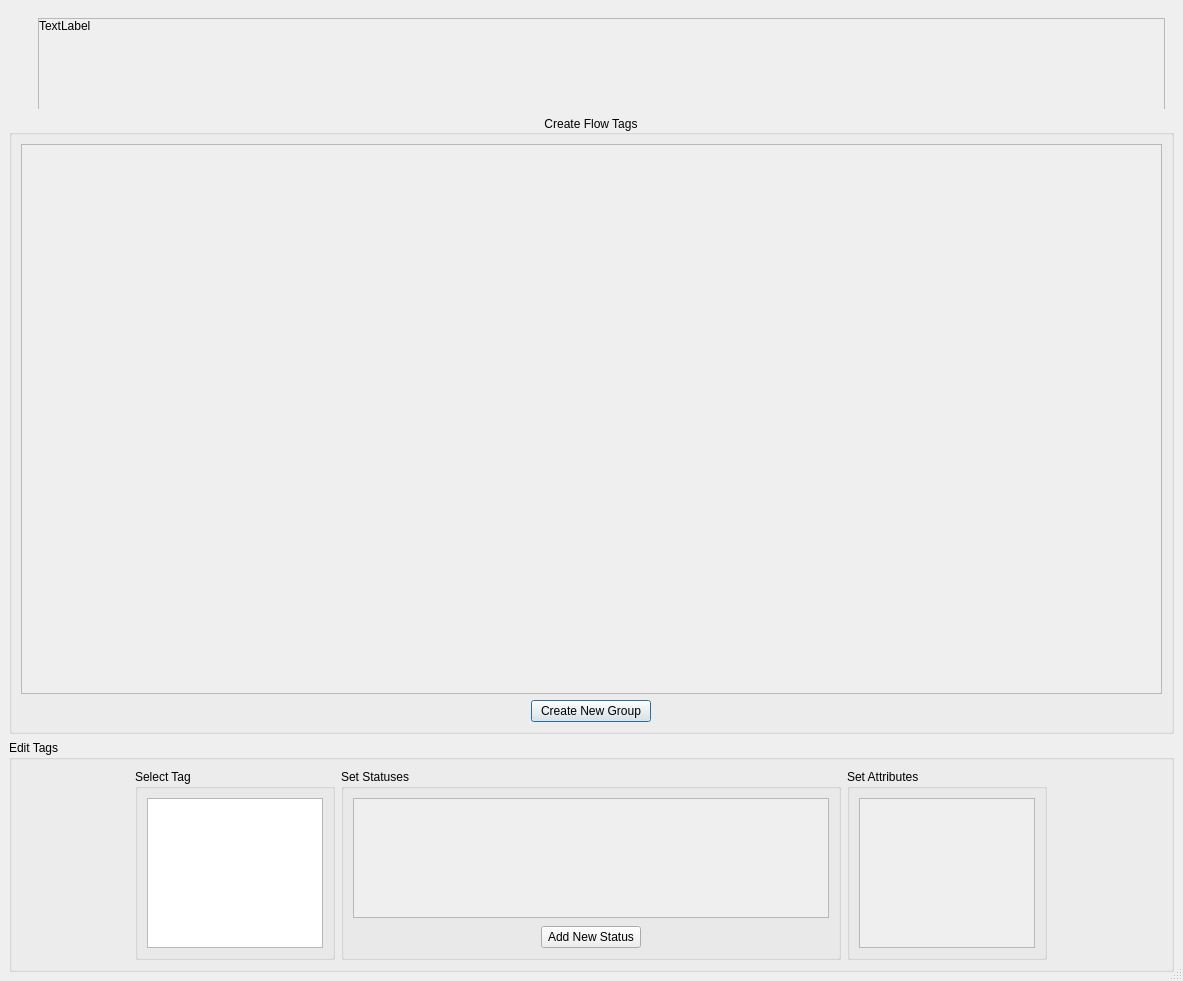
<?xml version="1.0" encoding="UTF-8"?>
<ui version="4.0">
 <class>Form</class>
 <widget class="QDialog" name="Form">
  <property name="windowModality">
   <enum>Qt::ApplicationModal</enum>
  </property>
  <property name="geometry">
   <rect>
    <x>0</x>
    <y>0</y>
    <width>1183</width>
    <height>965</height>
   </rect>
  </property>
  <property name="windowTitle">
   <string>Form</string>
  </property>
  <property name="sizeGripEnabled">
   <bool>true</bool>
  </property>
  <layout class="QHBoxLayout" name="horizontalLayout">
   <property name="spacing">
    <number>0</number>
   </property>
   <property name="leftMargin">
    <number>0</number>
   </property>
   <property name="topMargin">
    <number>0</number>
   </property>
   <property name="rightMargin">
    <number>0</number>
   </property>
   <property name="bottomMargin">
    <number>0</number>
   </property>
   <item>
    <widget class="QWidget" name="widget" native="true">
     <property name="contextMenuPolicy">
      <enum>Qt::ActionsContextMenu</enum>
     </property>
     <property name="autoFillBackground">
      <bool>false</bool>
     </property>
     <property name="styleSheet">
      <string notr="true"/>
     </property>
     <layout class="QVBoxLayout" name="verticalLayout_3" stretch="0">
      <property name="leftMargin">
       <number>0</number>
      </property>
      <property name="topMargin">
       <number>0</number>
      </property>
      <property name="rightMargin">
       <number>0</number>
      </property>
      <property name="bottomMargin">
       <number>0</number>
      </property>
      <item>
       <layout class="QVBoxLayout" name="verticalLayout">
        <property name="leftMargin">
         <number>9</number>
        </property>
        <property name="topMargin">
         <number>9</number>
        </property>
        <property name="rightMargin">
         <number>9</number>
        </property>
        <property name="bottomMargin">
         <number>9</number>
        </property>
        <item>
         <widget class="QWidget" name="icon_text_holder" native="true">
          <property name="maximumSize">
           <size>
            <width>16777215</width>
            <height>100</height>
           </size>
          </property>
          <layout class="QHBoxLayout" name="horizontalLayout_4" stretch="0,0">
           <item>
            <layout class="QVBoxLayout" name="verticalLayout_2">
             <property name="spacing">
              <number>0</number>
             </property>
             <item>
              <layout class="QVBoxLayout" name="iconHolder">
               <property name="spacing">
                <number>0</number>
               </property>
              </layout>
             </item>
             <item>
              <spacer name="verticalSpacer">
               <property name="orientation">
                <enum>Qt::Vertical</enum>
               </property>
               <property name="sizeHint" stdset="0">
                <size>
                 <width>20</width>
                 <height>40</height>
                </size>
               </property>
              </spacer>
             </item>
            </layout>
           </item>
           <item>
            <widget class="QScrollArea" name="scrollArea">
             <property name="minimumSize">
              <size>
               <width>0</width>
               <height>100</height>
              </size>
             </property>
             <property name="maximumSize">
              <size>
               <width>16777215</width>
               <height>100</height>
              </size>
             </property>
             <property name="widgetResizable">
              <bool>true</bool>
             </property>
             <widget class="QWidget" name="scrollAreaWidgetContents">
              <property name="geometry">
               <rect>
                <x>0</x>
                <y>0</y>
                <width>1117</width>
                <height>98</height>
               </rect>
              </property>
              <layout class="QVBoxLayout" name="verticalLayout_4">
               <property name="spacing">
                <number>0</number>
               </property>
               <property name="leftMargin">
                <number>0</number>
               </property>
               <property name="topMargin">
                <number>0</number>
               </property>
               <property name="rightMargin">
                <number>0</number>
               </property>
               <property name="bottomMargin">
                <number>0</number>
               </property>
               <item>
                <widget class="QLabel" name="lblMessage">
                 <property name="sizePolicy">
                  <sizepolicy hsizetype="Preferred" vsizetype="Minimum">
                   <horstretch>0</horstretch>
                   <verstretch>0</verstretch>
                  </sizepolicy>
                 </property>
                 <property name="maximumSize">
                  <size>
                   <width>16777215</width>
                   <height>100</height>
                  </size>
                 </property>
                 <property name="text">
                  <string>TextLabel</string>
                 </property>
                 <property name="alignment">
                  <set>Qt::AlignLeading|Qt::AlignLeft|Qt::AlignTop</set>
                 </property>
                 <property name="wordWrap">
                  <bool>true</bool>
                 </property>
                </widget>
               </item>
              </layout>
             </widget>
            </widget>
           </item>
          </layout>
         </widget>
        </item>
        <item>
         <layout class="QVBoxLayout" name="verticalLayout_6" stretch="1,0">
          <item alignment="Qt::AlignTop">
           <widget class="QGroupBox" name="groupBox">
            <property name="minimumSize">
             <size>
              <width>0</width>
              <height>0</height>
             </size>
            </property>
            <property name="title">
             <string>Create Flow Tags</string>
            </property>
            <property name="alignment">
             <set>Qt::AlignCenter</set>
            </property>
            <layout class="QVBoxLayout" name="verticalLayout_7">
             <item alignment="Qt::AlignTop">
              <widget class="QScrollArea" name="scrollArea_2">
               <property name="minimumSize">
                <size>
                 <width>0</width>
                 <height>550</height>
                </size>
               </property>
               <property name="widgetResizable">
                <bool>true</bool>
               </property>
               <property name="alignment">
                <set>Qt::AlignHCenter|Qt::AlignTop</set>
               </property>
               <widget class="QWidget" name="scrollAreaWidgetContents_2">
                <property name="geometry">
                 <rect>
                  <x>0</x>
                  <y>0</y>
                  <width>1141</width>
                  <height>548</height>
                 </rect>
                </property>
                <layout class="QVBoxLayout" name="verticalLayout_5">
                 <item>
                  <layout class="QVBoxLayout" name="flow_tag_layout"/>
                 </item>
                </layout>
               </widget>
              </widget>
             </item>
             <item>
              <layout class="QHBoxLayout" name="horizontalLayout_5">
               <item>
                <widget class="QPushButton" name="pushButton_create_new_group">
                 <property name="minimumSize">
                  <size>
                   <width>0</width>
                   <height>0</height>
                  </size>
                 </property>
                 <property name="maximumSize">
                  <size>
                   <width>120</width>
                   <height>16777215</height>
                  </size>
                 </property>
                 <property name="text">
                  <string>Create New Group</string>
                 </property>
                </widget>
               </item>
              </layout>
             </item>
            </layout>
           </widget>
          </item>
          <item>
           <widget class="QGroupBox" name="groupBox_2">
            <property name="maximumSize">
             <size>
              <width>16777215</width>
              <height>16777215</height>
             </size>
            </property>
            <property name="title">
             <string>Edit Tags</string>
            </property>
            <layout class="QHBoxLayout" name="horizontalLayout_3">
             <item>
              <layout class="QHBoxLayout" name="horizontalLayout_2" stretch="0,1,0">
               <item>
                <widget class="QGroupBox" name="groupBox_3">
                 <property name="maximumSize">
                  <size>
                   <width>200</width>
                   <height>16777215</height>
                  </size>
                 </property>
                 <property name="title">
                  <string>Select Tag</string>
                 </property>
                 <layout class="QVBoxLayout" name="verticalLayout_12">
                  <item>
                   <widget class="QListWidget" name="listWidget_selected_flow_tag"/>
                  </item>
                 </layout>
                </widget>
               </item>
               <item>
                <widget class="QGroupBox" name="groupBox_4">
                 <property name="maximumSize">
                  <size>
                   <width>500</width>
                   <height>16777215</height>
                  </size>
                 </property>
                 <property name="title">
                  <string>Set Statuses</string>
                 </property>
                 <layout class="QVBoxLayout" name="verticalLayout_9">
                  <item alignment="Qt::AlignTop">
                   <widget class="QScrollArea" name="scrollArea_3">
                    <property name="minimumSize">
                     <size>
                      <width>0</width>
                      <height>120</height>
                     </size>
                    </property>
                    <property name="widgetResizable">
                     <bool>true</bool>
                    </property>
                    <property name="alignment">
                     <set>Qt::AlignLeading|Qt::AlignLeft|Qt::AlignTop</set>
                    </property>
                    <widget class="QWidget" name="scrollAreaWidgetContents_3">
                     <property name="geometry">
                      <rect>
                       <x>0</x>
                       <y>0</y>
                       <width>478</width>
                       <height>118</height>
                      </rect>
                     </property>
                     <layout class="QVBoxLayout" name="verticalLayout_8">
                      <item>
                       <layout class="QHBoxLayout" name="tag_layout"/>
                      </item>
                     </layout>
                    </widget>
                   </widget>
                  </item>
                  <item>
                   <layout class="QHBoxLayout" name="horizontalLayout_6">
                    <item>
                     <widget class="QPushButton" name="pushButton_add_status">
                      <property name="maximumSize">
                       <size>
                        <width>100</width>
                        <height>16777215</height>
                       </size>
                      </property>
                      <property name="focusPolicy">
                       <enum>Qt::NoFocus</enum>
                      </property>
                      <property name="text">
                       <string>Add New Status</string>
                      </property>
                     </widget>
                    </item>
                   </layout>
                  </item>
                 </layout>
                </widget>
               </item>
               <item>
                <widget class="QGroupBox" name="groupBox_5">
                 <property name="maximumSize">
                  <size>
                   <width>200</width>
                   <height>16777215</height>
                  </size>
                 </property>
                 <property name="title">
                  <string>Set Attributes</string>
                 </property>
                 <layout class="QVBoxLayout" name="verticalLayout_10">
                  <item alignment="Qt::AlignTop">
                   <widget class="QScrollArea" name="scrollArea_4">
                    <property name="minimumSize">
                     <size>
                      <width>0</width>
                      <height>150</height>
                     </size>
                    </property>
                    <property name="widgetResizable">
                     <bool>true</bool>
                    </property>
                    <widget class="QWidget" name="scrollAreaWidgetContents_4">
                     <property name="geometry">
                      <rect>
                       <x>0</x>
                       <y>0</y>
                       <width>178</width>
                       <height>148</height>
                      </rect>
                     </property>
                     <layout class="QVBoxLayout" name="verticalLayout_13">
                      <item>
                       <layout class="QVBoxLayout" name="attribute_layout"/>
                      </item>
                     </layout>
                    </widget>
                   </widget>
                  </item>
                 </layout>
                </widget>
               </item>
              </layout>
             </item>
            </layout>
           </widget>
          </item>
         </layout>
        </item>
       </layout>
      </item>
     </layout>
    </widget>
   </item>
  </layout>
 </widget>
 <resources/>
 <connections/>
</ui>
